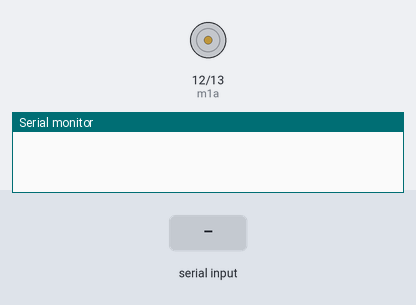
Bench run of a sketch on a simulated ESP32. On the bench: motor-driver pin pairs drawn as motors (green arrow = first pin HIGH = forward, orange = second pin HIGH = backward, longer = more drive), the last lines printed to the serial monitor. Inputs (shaded band) come from the test bench.

Above: at 1.2 s.
1.3 s: "90,45\n" received over Serial
At 2.5 s:
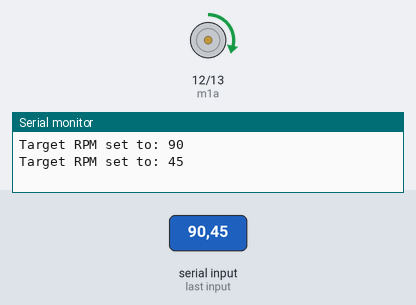
2.8 s: "30,150\n" received over Serial
At 3.8 s:
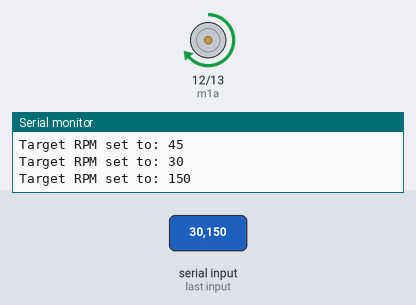
4.3 s: "200\n" received over Serial
At 4.9 s:
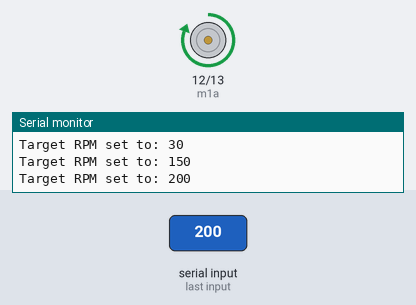
5.8 s: "90\n" received over Serial
At 7.2 s:
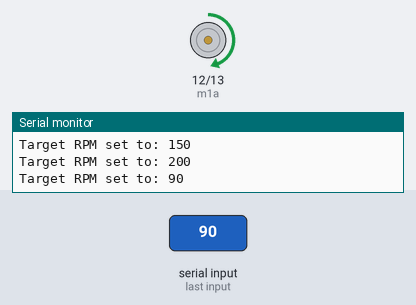
Timing chart, 0 to 8.3 s (numbered marks = the images above; inputs shaded):
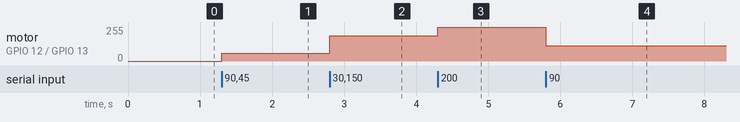

The sketch:

Motor.ino
```cpp
// CHANGE BELOW ACCORDING TO PIN CONNECTED TO ESP32
const int m1a = 12;
const int m1b = 13;

// PWM settings for ESP32
const int freq = 20000; // 20kHz for quiet operation
const int resolution = 8; // 8-bit resolution (0-255)

// Global variable to "remember" the speed
int currentRPM = 0;

void setup() {
  Serial.begin(9600);

  // Attach pins to PWM channels
  ledcAttach(m1a, freq, resolution);
  ledcAttach(m1b, freq, resolution);
}

void loop() {
  // Check if there is actually data waiting
  if (Serial.available() > 0) {

    // Read the number. If it's not a number, it returns 0
    int input = Serial.parseInt();

    if (Serial.read() != -1) {
      currentRPM = constrain(input, 0, 200);

      Serial.print("Target RPM set to: ");
      Serial.println(currentRPM);

      // Apply the change immediately
      updateMotor();
    }
  }
}

// Separate function to handle the pins
void updateMotor() {
  if (currentRPM == 0) {
    ledcWrite(m1a, 0);
    ledcWrite(m1b, 0);
  } else {
    int pwmValue = map(currentRPM, 0, 200, 0, 255);
    ledcWrite(m1b, 0);         // GND side
    ledcWrite(m1a, pwmValue);  // PWM side
  }
}
```

Measured:
- after the input at 1.3 s, motor on GPIO 12 (m1a) / GPIO 13 (m1b): stopped → forward 57/255 at once
- after the input at 2.8 s, motor on GPIO 12 (m1a) / GPIO 13 (m1b): forward 57/255 → forward 190/255 at once
- after the input at 4.3 s, motor on GPIO 12 (m1a) / GPIO 13 (m1b): forward 190/255 → forward 255/255 at once
- after the input at 5.8 s, motor on GPIO 12 (m1a) / GPIO 13 (m1b): forward 255/255 → forward 114/255 at once
